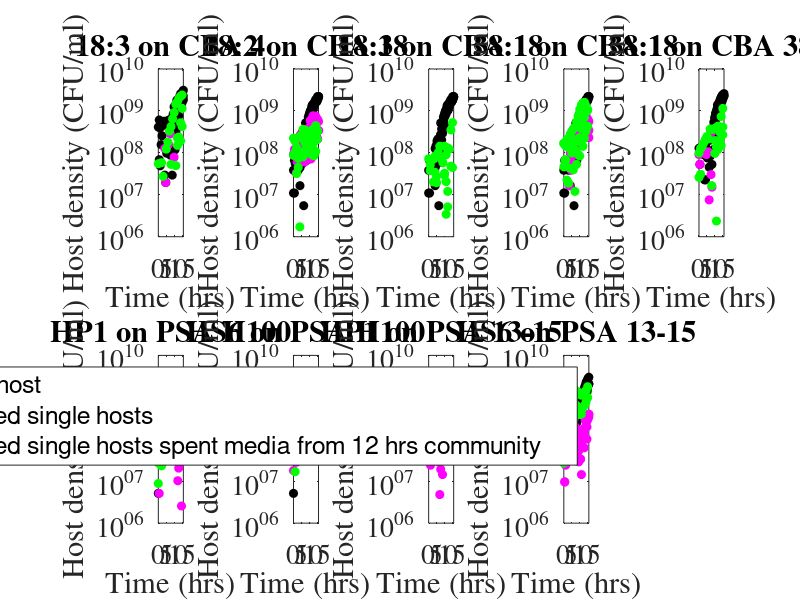

MATLAB code for this plot:
clc;
clear all;

% will think about the order later.

blank_correction = 1; % put 0 to turn off
blank = [0	-0.001	0.0002	0.0006	0.0006	0	0.0004	-0.0006	0	-0.0008	-0.0002	-0.0004	0.0026	-0.0002	0.003	0.0024	0.0016	0.0014	0.002	0.0024	0.0012	0.0028	0.0034	0.0022	0.0016	0.0046	0.0028	0.003];
time2 = [0	35	70	105	140	175	210	245	280	315	350	385	420	455	490	525	560	595	630	665	700	735	770	805	840	875	910	945]/60;
time = 0:19;

% we assume that both the experiments have same conversion units.
conversion_unit = [2.83e9/0.0577, 1.39e9/0.05055, 2.47e+09/0.06525, 1.77E+09/0.13815, 2.55E+09/0.10615];


%% cba 4

load("cba4.mat");
subplot(2,5,1);
plot(time2, conversion_unit(1)*( no_phage - blank_correction*blank) ,'ko','MarkerEdgeColor','k','MarkerFaceColor','k');
hold on;
plot(time2, (phage_18_3 - blank_correction*blank)*conversion_unit(1),'mo', 'MarkerEdgeColor','m','MarkerFaceColor','m');



set(gca,'Yscale','log');
set(gca,'FontName','Times');
set(gca,'FontSize',20);
xlabel('Time (hrs)');
ylabel('Host density (OD)');
%ylim([1e-4, 5e-1]);
title('18:3 on CBA 4');
xticks([0 5 10 15]);
%yticks([1e-4 1e-3 1e-2 1e-1]);
ylim([1e6 1e10]);
yticks([1e6 1e7 1e8 1e9 1e10]);
ylabel('Host density (CFU/ml)')

load("./host_spent_media/CBA4-18-3.mat");
plot(time,conversion_unit(1)*debris_added,'go', 'MarkerEdgeColor','g','MarkerFaceColor','g');
xlim([0 15.75]);


%% CBA 18

load("cba18.mat");

subplot(2,5,2);
plot(time2,(no_phage - blank_correction*blank)*conversion_unit(2),'ko','MarkerEdgeColor','k','MarkerFaceColor','k');
hold on;
plot(time2, (phage_18_2 - blank_correction*blank)*conversion_unit(2),'mo', 'MarkerEdgeColor','m','MarkerFaceColor','m');
set(gca,'Yscale','log');
set(gca,'FontName','Times');
set(gca,'FontSize',20);
xlabel('Time (hrs)');
ylabel('Host density (OD)');
%ylim([1e-4, 5e-1]);
title('18:2 on CBA 18');
xticks([0 5 10 15]);
%yticks([1e-4 1e-3 1e-2 1e-1]);
ylim([1e6 1e10]);
yticks([1e6 1e7 1e8 1e9 1e10]);
ylabel('Host density (CFU/ml)')
load("./host_spent_media/CBA18-18-2.mat");
plot(time,conversion_unit(2)*debris_added,'go', 'MarkerEdgeColor','g','MarkerFaceColor','g');
xlim([0 15.75]);


subplot(2,5,3);
plot(time2,(no_phage- blank_correction*blank)*conversion_unit(2),'ko','MarkerEdgeColor','k','MarkerFaceColor','k');
hold on;
plot(time2, (phage_18_3- blank_correction*blank)*conversion_unit(2),'mo', 'MarkerEdgeColor','m','MarkerFaceColor','m');
set(gca,'Yscale','log');
set(gca,'FontName','Times');
set(gca,'FontSize',20);
xlabel('Time (hrs)');
ylabel('Host density (OD)');
%ylim([1e-4, 5e-1]);
title('18:3 on CBA 18');
xticks([0 5 10 15]);
%yticks([1e-4 1e-3 1e-2 1e-1]);
ylim([1e6 1e10]);
yticks([1e6 1e7 1e8 1e9 1e10]);
ylabel('Host density (CFU/ml)')
load("./host_spent_media/CBA18-18-3.mat");
plot(time,conversion_unit(2)*debris_added,'go', 'MarkerEdgeColor','g','MarkerFaceColor','g');
xlim([0 15.75]);


subplot(2,5,4);
plot(time2,(no_phage- blank_correction*blank)*conversion_unit(2),'ko','MarkerEdgeColor','k','MarkerFaceColor','k');
hold on;
plot(time2, (phage_38_1- blank_correction*blank)*conversion_unit(2),'mo', 'MarkerEdgeColor','m','MarkerFaceColor','m');
set(gca,'Yscale','log');
set(gca,'FontName','Times');
set(gca,'FontSize',20);
xlabel('Time (hrs)');
ylabel('Host density (OD)');
%ylim([1e-4, 5e-1]);
title('38:1 on CBA 18');
xticks([0 5 10 15]);
%yticks([1e-4 1e-3 1e-2 1e-1]);
ylim([1e6 1e10]);
yticks([1e6 1e7 1e8 1e9 1e10]);
ylabel('Host density (CFU/ml)')
load("./host_spent_media/CBA18-38-1.mat")
plot(time,conversion_unit(2)*debris_added,'go', 'MarkerEdgeColor','g','MarkerFaceColor','g');
xlim([0 15.75]);

%% cba 38

load("cba38.mat");

subplot(2,5,5)
plot(time2,(no_phage- blank_correction*blank)*conversion_unit(3),'ko','MarkerEdgeColor','k','MarkerFaceColor','k');
hold on;
plot(time2,(phage_38_1 - blank_correction*blank)*conversion_unit(3),'mo', 'MarkerEdgeColor','m','MarkerFaceColor','m');
set(gca,'Yscale','log');
set(gca,'FontName','Times');
set(gca,'FontSize',20);
xlabel('Time (hrs)');
ylabel('Host density (OD)');
%ylim([1e-4, 5e-1]);
title('38:1 on CBA 38');
xticks([0 5 10 15]);
%yticks([1e-4 1e-3 1e-2 1e-1]);
ylim([1e6 1e10]);
yticks([1e6 1e7 1e8 1e9 1e10]);
ylabel('Host density (CFU/ml)')
load("./host_spent_media/CBA38-38-1.mat")
plot(time,conversion_unit(3)*debris_added,'go', 'MarkerEdgeColor','g','MarkerFaceColor','g');
xlim([0 15.75]);


%% psa h100

load("psa_h100.mat");

subplot(2,5,6)
plot(time2,(no_phage - blank_correction*blank)*conversion_unit(4),'ko','MarkerEdgeColor','k','MarkerFaceColor','k');
hold on;
plot(time2,(phage_hp1 - blank_correction*blank)*conversion_unit(4),'mo', 'MarkerEdgeColor','m','MarkerFaceColor','m');
set(gca,'Yscale','log');
set(gca,'FontName','Times');
set(gca,'FontSize',20);
xlabel('Time (hrs)');
ylabel('Host density (OD)');
%ylim([1e-4, 5e-1]);
title('HP1 on PSA H100');
xticks([0 5 10 15]);
%yticks([1e-4 1e-3 1e-2 1e-1]);
ylim([1e6 1e10]);
yticks([1e6 1e7 1e8 1e9 1e10]);
ylabel('Host density (CFU/ml)')
load("./host_spent_media/h100_hp1.mat")
plot(time,conversion_unit(4)*debris_added,'go', 'MarkerEdgeColor','g','MarkerFaceColor','g');
xlim([0 15.75]);


subplot(2,5,7)
plot(time2,(no_phage - blank_correction*blank)*conversion_unit(4),'ko','MarkerEdgeColor','k','MarkerFaceColor','k');
hold on;
plot(time2,(phage_hs6 - blank_correction*blank)*conversion_unit(4),'mo', 'MarkerEdgeColor','m','MarkerFaceColor','m');
set(gca,'Yscale','log');
set(gca,'FontName','Times');
set(gca,'FontSize',20);
xlabel('Time (hrs)');
ylabel('Host density (OD)');
%ylim([1e-4, 5e-1]);
title('HS6 on PSA H100');
xticks([0 5 10 15]);
%yticks([1e-4 1e-3 1e-2 1e-1]);
ylim([1e6 1e10]);
yticks([1e6 1e7 1e8 1e9 1e10]);
ylabel('Host density (CFU/ml)')
load("./host_spent_media/h100_hs6.mat")
plot(time,conversion_unit(4)*debris_added,'go', 'MarkerEdgeColor','g','MarkerFaceColor','g');
xlim([0 15.75]);

%% psa 13-15


load("psa_13_15.mat");

subplot(2,5,8)
plot(time2,(no_phage - blank_correction*blank)*conversion_unit(5),'ko','MarkerEdgeColor','k','MarkerFaceColor','k');
hold on;
plot(time2,(phage_hp1 - blank_correction*blank)*conversion_unit(5),'mo', 'MarkerEdgeColor','m','MarkerFaceColor','m');
set(gca,'Yscale','log');
set(gca,'FontName','Times');
set(gca,'FontSize',20);
xlabel('Time (hrs)');
ylabel('Host density (OD)');
%ylim([1e-4, 5e-1]);
title('HP1 on PSA 13-15');
xticks([0 5 10 15]);
%yticks([1e-4 1e-3 1e-2 1e-1]);
ylim([1e6 1e10]);
yticks([1e6 1e7 1e8 1e9 1e10]);
ylabel('Host density (CFU/ml)')
load("./host_spent_media/1315_hp1.mat")
plot(time,conversion_unit(5)*debris_added,'go', 'MarkerEdgeColor','g','MarkerFaceColor','g');
xlim([0 15.75]);


subplot(2,5,9)




plot(time2,(no_phage(3,:) - blank_correction*blank)*conversion_unit(5),'ko','MarkerEdgeColor','k','MarkerFaceColor','k','DisplayName', 'phage free single host');
hold on;
plot(time2,(phage_hs6(3,:) - blank_correction*blank)*conversion_unit(5),'mo','MarkerEdgeColor','m','MarkerFaceColor','m','DisplayName', 'single phage infected single hosts');

load("./host_spent_media/1315_hs6.mat")
plot(time,conversion_unit(2)*debris_added(3,:),'go', 'MarkerEdgeColor','g','MarkerFaceColor','g','DisplayName', 'single phage infected single hosts + spent media from phage infected 5h5v community at 12 hrs');
xlim([0 15.75]);


plot(time2,(no_phage(1:2,:) - blank_correction*blank)*conversion_unit(5),'ko','MarkerEdgeColor','k','MarkerFaceColor','k');
hold on;
plot(time2,(phage_hs6(1:2,:) - blank_correction*blank)*conversion_unit(5),'mo','MarkerEdgeColor','m','MarkerFaceColor','m');
plot(time,conversion_unit(5)*debris_added(1:2,:),'go', 'MarkerEdgeColor','g','MarkerFaceColor','g')

set(gca,'Yscale','log');
set(gca,'FontName','Times');
set(gca,'FontSize',20);
xlabel('Time (hrs)');
ylabel('Host density (OD)');

ylabel('Host density (CFU/ml)')
%ylim(conversion_unit(5)*[1e-4, 5e-1]);
title('HS6 on PSA 13-15');
xticks([0 5 10 15]);
%yticks([1e-4 1e-3 1e-2 1e-1]);
ylim([1e6 1e10]);
yticks([1e6 1e7 1e8 1e9 1e10]);



% Display the legend for this subplot
legend('pphage free single host','single phage infected single hosts','single phage infected single hosts spent media from 12 hrs community');
legend('show');